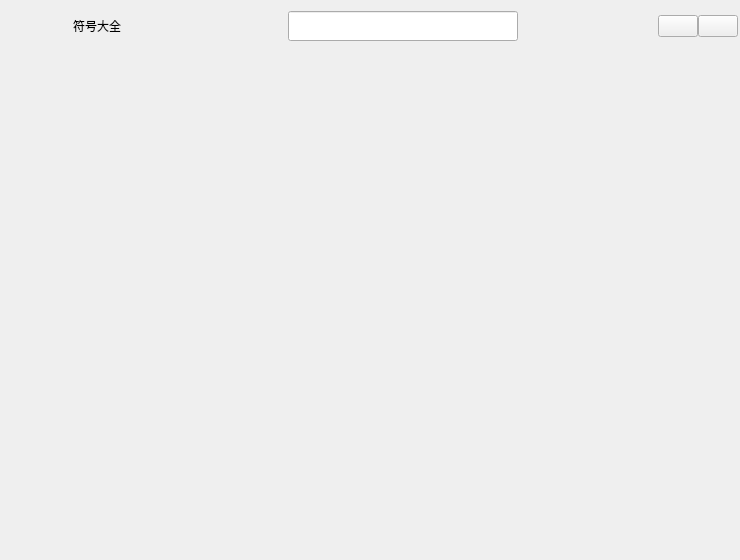
<?xml version="1.0" encoding="UTF-8"?>
<ui version="4.0">
 <class>MainWindow</class>
 <widget class="QMainWindow" name="MainWindow">
  <property name="geometry">
   <rect>
    <x>0</x>
    <y>0</y>
    <width>740</width>
    <height>560</height>
   </rect>
  </property>
  <property name="minimumSize">
   <size>
    <width>740</width>
    <height>560</height>
   </size>
  </property>
  <property name="maximumSize">
   <size>
    <width>740</width>
    <height>560</height>
   </size>
  </property>
  <property name="windowTitle">
   <string>MainWindow</string>
  </property>
  <widget class="QWidget" name="centralWidget">
   <layout class="QVBoxLayout" name="verticalLayout_2">
    <property name="spacing">
     <number>0</number>
    </property>
    <property name="leftMargin">
     <number>2</number>
    </property>
    <property name="topMargin">
     <number>2</number>
    </property>
    <property name="rightMargin">
     <number>2</number>
    </property>
    <property name="bottomMargin">
     <number>0</number>
    </property>
    <item>
     <layout class="QVBoxLayout" name="verticalLayout">
      <property name="spacing">
       <number>0</number>
      </property>
      <item>
       <widget class="QWidget" name="title_widget" native="true">
        <property name="sizePolicy">
         <sizepolicy hsizetype="Preferred" vsizetype="Fixed">
          <horstretch>0</horstretch>
          <verstretch>0</verstretch>
         </sizepolicy>
        </property>
        <property name="minimumSize">
         <size>
          <width>0</width>
          <height>0</height>
         </size>
        </property>
        <layout class="QHBoxLayout" name="horizontalLayout_4" stretch="25,30,5,122,150,0,200,50">
         <property name="spacing">
          <number>0</number>
         </property>
         <property name="leftMargin">
          <number>0</number>
         </property>
         <property name="topMargin">
          <number>9</number>
         </property>
         <property name="rightMargin">
          <number>0</number>
         </property>
         <property name="bottomMargin">
          <number>11</number>
         </property>
         <item>
          <spacer name="horizontalSpacer_4">
           <property name="orientation">
            <enum>Qt::Horizontal</enum>
           </property>
           <property name="sizeType">
            <enum>QSizePolicy::Fixed</enum>
           </property>
           <property name="sizeHint" stdset="0">
            <size>
             <width>40</width>
             <height>17</height>
            </size>
           </property>
          </spacer>
         </item>
         <item>
          <widget class="QLabel" name="logo_label">
           <property name="maximumSize">
            <size>
             <width>20</width>
             <height>20</height>
            </size>
           </property>
           <property name="text">
            <string/>
           </property>
          </widget>
         </item>
         <item>
          <spacer name="horizontalSpacer">
           <property name="orientation">
            <enum>Qt::Horizontal</enum>
           </property>
           <property name="sizeType">
            <enum>QSizePolicy::Fixed</enum>
           </property>
           <property name="sizeHint" stdset="0">
            <size>
             <width>11</width>
             <height>20</height>
            </size>
           </property>
          </spacer>
         </item>
         <item>
          <widget class="QLabel" name="main_title">
           <property name="sizePolicy">
            <sizepolicy hsizetype="Preferred" vsizetype="Fixed">
             <horstretch>0</horstretch>
             <verstretch>0</verstretch>
            </sizepolicy>
           </property>
           <property name="text">
            <string>符号大全</string>
           </property>
          </widget>
         </item>
         <item>
          <spacer name="horizontalSpacer_2">
           <property name="orientation">
            <enum>Qt::Horizontal</enum>
           </property>
           <property name="sizeType">
            <enum>QSizePolicy::Fixed</enum>
           </property>
           <property name="sizeHint" stdset="0">
            <size>
             <width>130</width>
             <height>0</height>
            </size>
           </property>
          </spacer>
         </item>
         <item>
          <widget class="SearchLineEdit" name="searchLineEdit">
           <property name="minimumSize">
            <size>
             <width>230</width>
             <height>30</height>
            </size>
           </property>
          </widget>
         </item>
         <item>
          <spacer name="horizontalSpacer_3">
           <property name="orientation">
            <enum>Qt::Horizontal</enum>
           </property>
           <property name="sizeType">
            <enum>QSizePolicy::Expanding</enum>
           </property>
           <property name="sizeHint" stdset="0">
            <size>
             <width>10</width>
             <height>0</height>
            </size>
           </property>
          </spacer>
         </item>
         <item>
          <layout class="QHBoxLayout" name="horizontalLayout_5">
           <property name="spacing">
            <number>0</number>
           </property>
           <item>
            <widget class="QPushButton" name="min_btn">
             <property name="sizePolicy">
              <sizepolicy hsizetype="Fixed" vsizetype="Fixed">
               <horstretch>0</horstretch>
               <verstretch>0</verstretch>
              </sizepolicy>
             </property>
             <property name="text">
              <string/>
             </property>
            </widget>
           </item>
           <item>
            <widget class="QPushButton" name="close_btn">
             <property name="sizePolicy">
              <sizepolicy hsizetype="Fixed" vsizetype="Fixed">
               <horstretch>0</horstretch>
               <verstretch>0</verstretch>
              </sizepolicy>
             </property>
             <property name="text">
              <string/>
             </property>
            </widget>
           </item>
          </layout>
         </item>
        </layout>
       </widget>
      </item>
      <item>
       <widget class="QStackedWidget" name="stackedWidget">
        <widget class="QWidget" name="page"/>
        <widget class="QWidget" name="page_2"/>
       </widget>
      </item>
     </layout>
    </item>
   </layout>
  </widget>
 </widget>
 <layoutdefault spacing="6" margin="11"/>
 <customwidgets>
  <customwidget>
   <class>SearchLineEdit</class>
   <extends>QLineEdit</extends>
   <header location="global">searchlineedit.h</header>
  </customwidget>
 </customwidgets>
 <resources/>
 <connections/>
</ui>
